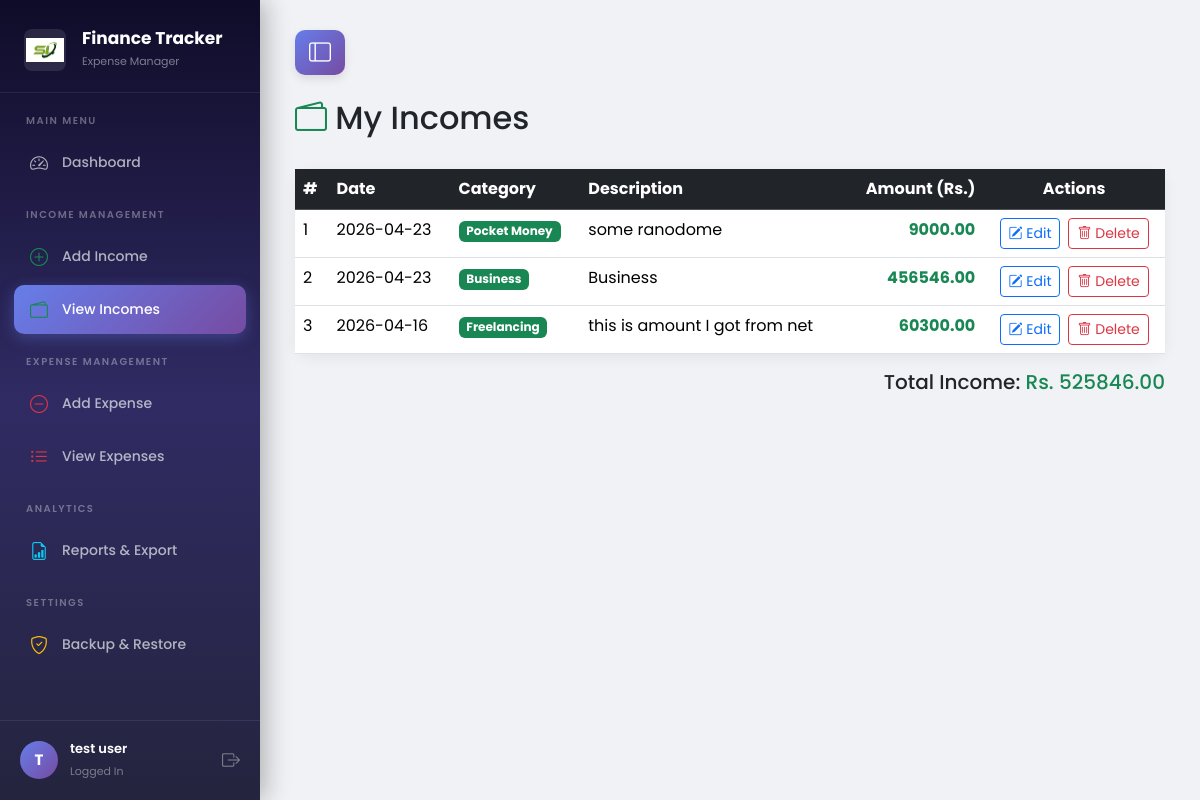
The app's page /incomes (signed in) with its own data.
### tables this page shows
CREATE TABLE transactions(
        id INTEGER PRIMARY KEY AUTOINCREMENT,
        user_id INTEGER NOT NULL,
        type TEXT NOT NULL,
        category TEXT NOT NULL,
        amount REAL NOT NULL,
        description TEXT,
        date DATE NOT NULL,
        created_at TIMESTAMP DEFAULT CURRENT_TIMESTAMP,
        FOREIGN KEY (user_id) REFERENCES users(id)
    );

### routes/transactions.py (the view)
@transactions.route('/incomes')
def view_incomes():
    if 'user_id' not in session:
        return redirect(url_for('auth.login'))
    db = get_db()
    incomes = db.execute("""
        SELECT id, category, amount, description, date
        FROM transactions
        WHERE user_id = ? AND type = 'income'
        ORDER BY date DESC
    """, (session['user_id'],)).fetchall()
    return render_template('incomes.html', incomes=incomes)

### app.py (called while the page is built)
@app.teardown_appcontext
def shutdown_session(exception=None):
    close_connection(exception)

### models/database.py (called while the page is built)
def get_db():
    db = getattr(g, '_database', None)
    if db is None:
        db = g._database = sqlite3.connect(DATABASE)
        db.row_factory = sqlite3.Row
    return db

def close_connection(exception):
    db = getattr(g, '_database', None)
    if db is not None:
        db.close()

### templates/incomes.html (shortened to what this page needs)
{% extends "base.html" %}
{% block content %}
<div class="d-flex justify-content-between align-items-center mb-4">
    <h2><i class="bi bi-wallet2 text-success"></i> My Incomes</h2>
</div>
{% if incomes %}
<div class="card">
    <div class="card-body p-0">
        <div class="table-responsive">
            <table class="table table-hover mb-0">
                <thead class="table-dark">
                    <tr>
                        <th>#</th>
                        <th>Date</th>
                        <th>Category</th>
                        <th>Description</th>
                        <th class="text-end">Amount (Rs.)</th>
                        <th class="text-center">Actions</th>
                    </tr>
                </thead>
                <tbody>
                    {% for income in incomes %}
                    <tr>
                        <td>{{ loop.index }}</td>
                        <td>{{ income['date'] }}</td>
                        <td><span class="badge bg-success">{{ income['category'] }}</span></td>
                        <td>{{ income['description'] if income['description'] else '-' }}</td>
                        <td class="text-end fw-bold text-success">{{ "%.2f"|format(income['amount']) }}</td>
                        <td class="text-center">
                            <div class="d-inline-flex gap-2">
                                <button
                                    type="button"
                                    class="btn btn-sm btn-outline-primary"
                                    data-bs-toggle="modal"
                                    data-bs-target="#editIncomeModal"
                                    data-id="{{ income['id'] }}"
                                    data-date="{{ income['date'] }}"
                                    data-category="{{ income['category']|e }}"
                                    data-description="{{ (income['description'] or '')|e }}"
                                    data-amount="{{ income['amount'] }}"
                                >
                                    <i class="bi bi-pencil-square"></i> Edit
                                </button>
                                <form
                                    id="deleteIncomeForm-{{ income['id'] }}"
                                    method="POST"
                                    action="{{ url_for('transactions.delete_income', transaction_id=income['id']) }}"
                                >
                                    <button
                                        type="button"
                                        class="btn btn-sm btn-outline-danger"
                                        data-bs-toggle="modal"
                                        data-bs-target="#deleteIncomeModal"
                                        data-form-id="deleteIncomeForm-{{ income['id'] }}"
                                        data-name="{{ income['category']|e }}"
                                    >
                                        <i class="bi bi-trash"></i> Delete
                                    </button>
                                </form>
                            </div>
                        </td>
                    </tr>
                    {% endfor %}
                </tbody>
            </table>
        </div>
    </div>
</div>
{% set total = incomes | map(attribute='amount') | list %}
<div class="text-end mt-3">
    <h5>Total Income: <span class="text-success">Rs. {{ "%.2f"|format(total|sum) }}</span></h5>
</div>
{% else %}
<div class="text-center mt-5">
    <i class="bi bi-cash-coin" style="font-size: 4rem; color: #ccc;"></i>
    <h4 class="text-muted mt-3">No income recorded yet</h4>
    <p class="text-muted">Click "Add Income" to add your first income entry.</p>
</div>
{% endif %}
{% endblock %}

### templates/base.html (style rules this page uses)
* { font-family: 'Poppins', sans-serif; }
body { background-color: #f0f2f5; margin: 0; overflow-x: hidden; }
.card { border: none; border-radius: 14px; box-shadow: 0 4px 15px rgba(0,0,0,0.06); }

### records on screen
transactions: date "2026-04-23", category "Pocket Money", description "some ranodome", amount "9000.00"
transactions: date "2026-04-23", category "Business", description "Business", amount "456546.00"
transactions: date "2026-04-16", category "Freelancing", description "this is amount I got from net", amount "60300.00"

### other values on screen
{{ session.get('user_name', 'U')[0]|upper }} "T"
{{ session.get('user_name') }} "test user"
{{ "%.2f"|format(total|sum) }} "525846.00"
